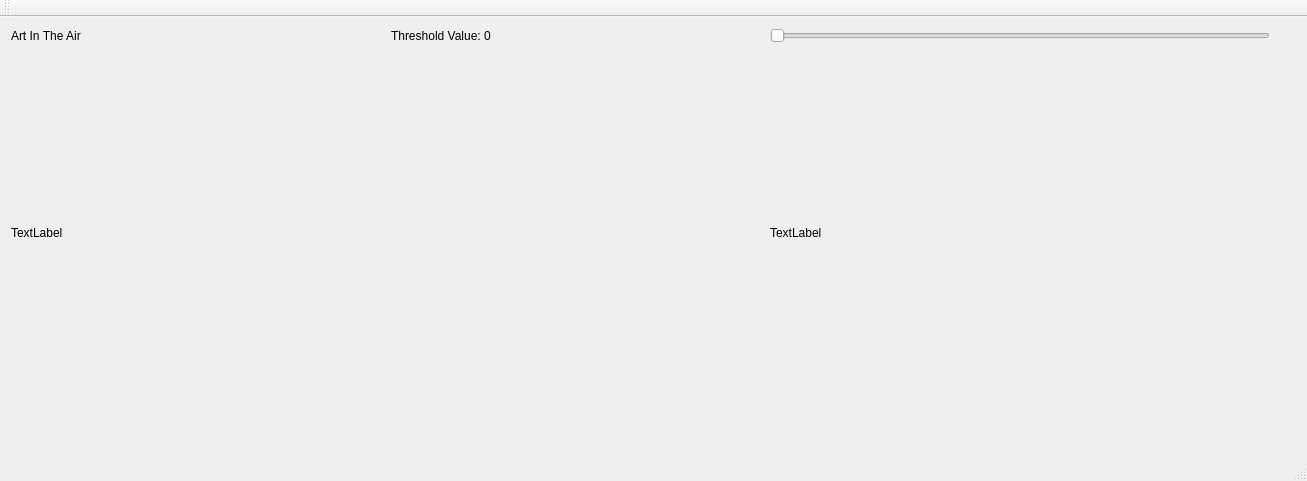
<?xml version="1.0" encoding="UTF-8"?>
<ui version="4.0">
 <class>MainWindow</class>
 <widget class="QMainWindow" name="MainWindow">
  <property name="geometry">
   <rect>
    <x>0</x>
    <y>0</y>
    <width>1307</width>
    <height>481</height>
   </rect>
  </property>
  <property name="windowTitle">
   <string>MainWindow</string>
  </property>
  <widget class="QWidget" name="centralWidget">
   <widget class="QWidget" name="gridLayoutWidget">
    <property name="geometry">
     <rect>
      <x>0</x>
      <y>0</y>
      <width>1281</width>
      <height>411</height>
     </rect>
    </property>
    <layout class="QGridLayout" name="gridLayout_4">
     <item row="3" column="1">
      <widget class="QLabel" name="imDisplay6">
       <property name="text">
        <string>TextLabel</string>
       </property>
      </widget>
     </item>
     <item row="0" column="0">
      <layout class="QHBoxLayout" name="horizontalLayout_4">
       <item>
        <widget class="QLabel" name="label_2">
         <property name="text">
          <string>Art In The Air</string>
         </property>
        </widget>
       </item>
       <item>
        <widget class="QLabel" name="hsvThresh">
         <property name="text">
          <string>Threshold Value: 0</string>
         </property>
        </widget>
       </item>
      </layout>
     </item>
     <item row="0" column="1">
      <widget class="QSlider" name="hsvSlider">
       <property name="maximumSize">
        <size>
         <width>500</width>
         <height>16777215</height>
        </size>
       </property>
       <property name="maximum">
        <number>255</number>
       </property>
       <property name="orientation">
        <enum>Qt::Horizontal</enum>
       </property>
      </widget>
     </item>
     <item row="3" column="0">
      <widget class="QLabel" name="imDisplay5">
       <property name="text">
        <string>TextLabel</string>
       </property>
      </widget>
     </item>
    </layout>
   </widget>
  </widget>
  <widget class="QMenuBar" name="menuBar">
   <property name="geometry">
    <rect>
     <x>0</x>
     <y>0</y>
     <width>1307</width>
     <height>25</height>
    </rect>
   </property>
  </widget>
  <widget class="QToolBar" name="mainToolBar">
   <attribute name="toolBarArea">
    <enum>TopToolBarArea</enum>
   </attribute>
   <attribute name="toolBarBreak">
    <bool>false</bool>
   </attribute>
  </widget>
  <widget class="QStatusBar" name="statusBar"/>
 </widget>
 <layoutdefault spacing="6" margin="11"/>
 <resources/>
 <connections/>
</ui>
